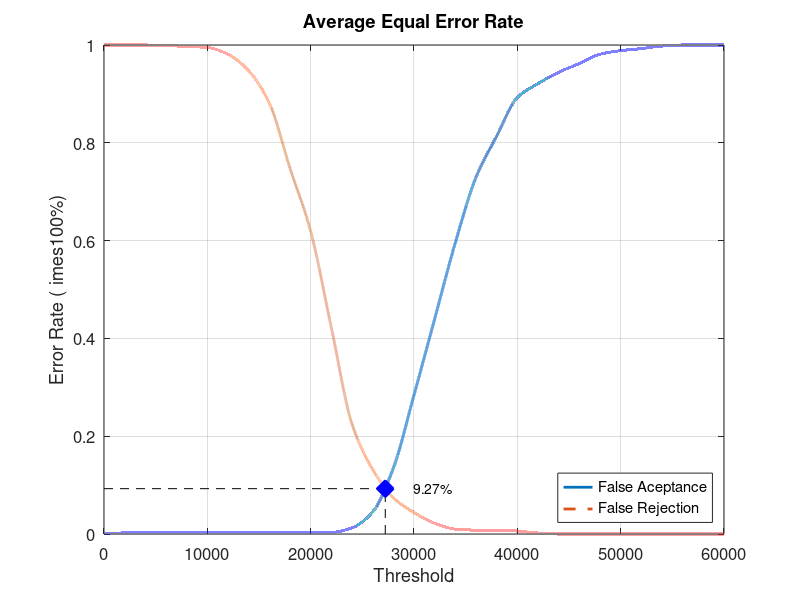
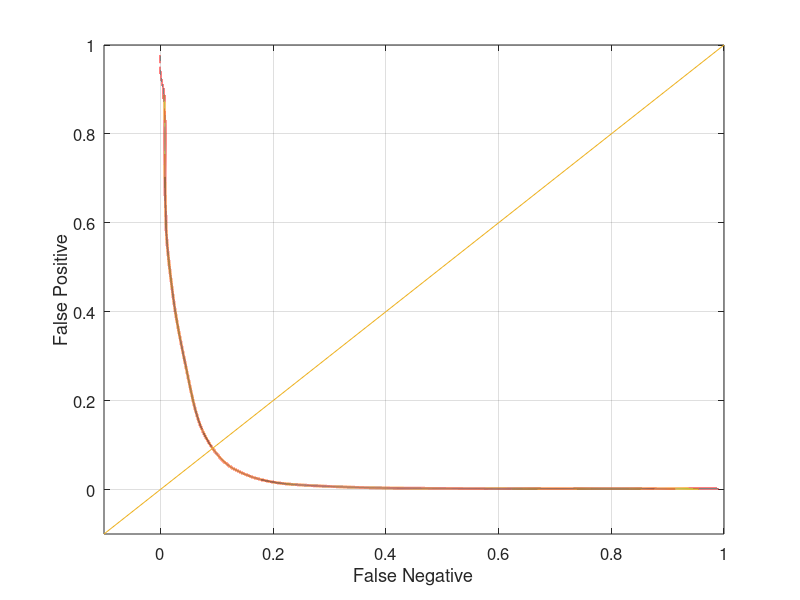

Recreate these plots in MATLAB, in order.
close all;
clear;
clc;
x = 0:2000:60000;
xq = 0:0.5:60000;

y0 = [0 0.00210526 0.00210526 0.00210526 0.00210526 0.00210526 0.00210526 0.00210526 0.00210526 0.00210526 0.00210526 0.0031579 0.0126316 0.0452632 0.134737 0.284211 0.44 0.595789 0.729474 0.813684 0.892632 0.921053 0.944211 0.962105 0.981053 0.988421 0.992632 0.997895 1 1 1]
yy0 = interp1(x, y0, xq, 'pchip');
y1 = [1 1 1 0.999 0.997 0.995 0.981 0.947 0.881 0.748 0.619 0.422 0.225 0.132 0.074 0.044 0.022 0.01 0.008 0.008 0.006 0.002 0 0 0 0 0 0 0 0 0]
yy1 = interp1(x, y1, xq, 'pchip');

% Calculating EER: 
y2 = abs(y0 - y1);
find(y2 == min(y2))
yy2 = abs(yy0 - yy1);
xEER = find(yy2 == min(yy2));
xEERIndex = xq(xEER) % X-axis EER
yEER = yy0(xEER) % Y-axis EER

main = figure
plot(xq, yy0,'-','LineWidth', 2);	hold on
plot(xq, yy1,'--','LineWidth', 2);	hold on
plot([xEERIndex xEERIndex], [0 yEER], 'k--');	hold on
plot([0 xEERIndex], [yEER yEER], 'k--');	hold on
plot(xEERIndex, yEER, 'bx', 'LineWidth', 10);	hold on
text(xEERIndex + 10 * xEERIndex / 100, yEER, [num2str(round((10000 * yEER)) / 100) '%'])
legend('False Aceptance', 'False Rejection', 'Location', 'SouthEast')
xlabel('Threshold')
ylabel('Error Rate (	imes100%)')
title('Average Equal Error Rate')
set(gca, 'FontSize', 12)
axis([0 60000 0 1])
grid on

print(main, 'Database1AverageMain', '-dpng');
FNRxFPR = figure('Color', [1 1 1]);
plot(yy1, yy0, '-', yy1, yy0, 'LineWidth', 2);
hold on
y = -0.1:0.1:1
plot(y, y); 
set(gca, 'FontSize', 12)
xlabel('False Negative')
ylabel('False Positive')
axis([-0.1 1 -0.1 1])
set(gca, 'FontSize', 12)
grid on

print(FNRxFPR, 'Database1AverageFNRxFPR','-dpng');
